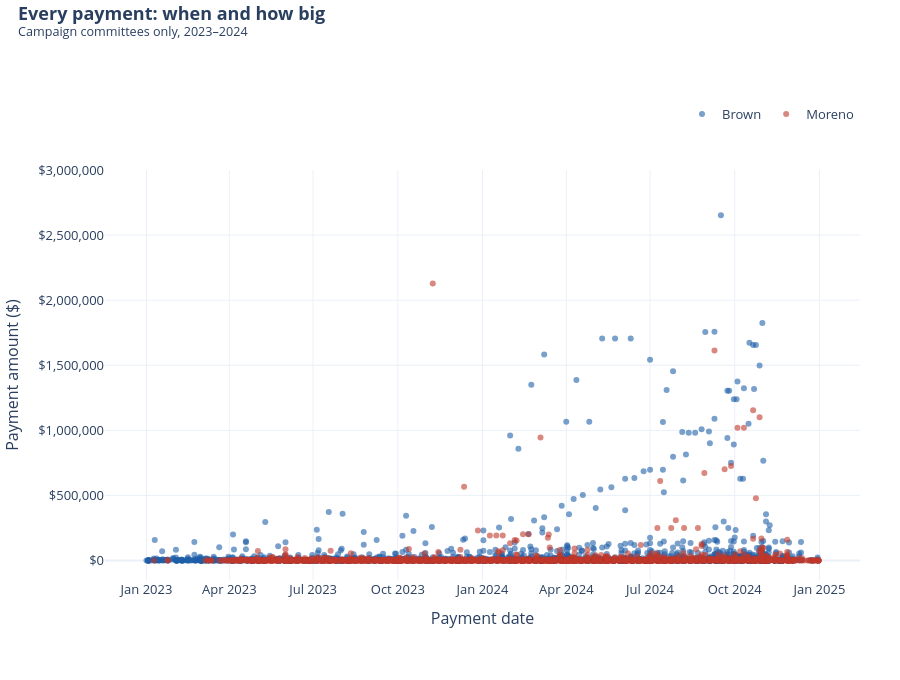

Notebook source saved alongside this figure:
### Code cell
# Chart 8a: every payment as a dot
fig = go.Figure()
for w in WHO:
    part = payments[payments["candidate"] == w]
    hover = [f"<b>{p.title()}</b><br>{purpose}<br>{d:%b %d, %Y}<br>${a:,.2f}"
             for p, purpose, d, a in zip(part["payee"], part["purpose"], part["date"], part["amount"])]
    fig.add_trace(go.Scatter(x=part["date"], y=part["amount"], mode="markers", name=w,
                             marker=dict(size=6, color=COLORS[w], opacity=0.6), hovertext=hover, hoverinfo="text"))
fig.update_xaxes(title_text="Payment date")
fig.update_yaxes(title_text="Payment amount ($)", tickprefix="$", tickformat=",", range=[-150000, 3000000])
finish(fig, "08a_payment_scatter.html", "Every payment: when and how big", SCOPE, height=680, top=170, legend_y=1.1)

### Figure 1 — Plotly figure (JSON) as saved in the notebook; plotly's stock layout.template omitted (floating-point values rounded to 4 significant figures; data arrays with more than 128 entries replaced by an {"elided": "..."} marker saying what was removed)
{"data": [{"hoverinfo": "text", "hovertext": {"elided": "2517 str values"}, "marker": {"color": "#1f5fa8", "opacity": 0.6, "size": 6}, "mode": "markers", "name": "Brown", "type": "scatter", "x": {"elided": "2517 str values"}, "y": {"elided": "2517 float values"}}, {"hoverinfo": "text", "hovertext": {"elided": "2183 str values"}, "marker": {"color": "#c0392b", "opacity": 0.6, "size": 6}, "mode": "markers", "name": "Moreno", "type": "scatter", "x": {"elided": "2183 str values"}, "y": {"elided": "2183 float values"}}], "layout": {"font": {"size": 13}, "height": 680, "legend": {"orientation": "h", "x": 1, "xanchor": "right", "y": 1.1, "yanchor": "bottom"}, "margin": {"b": 100, "l": 80, "r": 40, "t": 170}, "showlegend": true, "title": {"text": "<b>Every payment: when and how big</b><br><sup>Campaign committees only, 2023–2024</sup>", "x": 0.02, "y": 0.97, "yanchor": "top"}, "xaxis": {"title": {"text": "Payment date"}}, "yaxis": {"automargin": true, "range": [-150000, 3000000], "tickformat": ",", "tickprefix": "$", "title": {"text": "Payment amount ($)"}}}}
